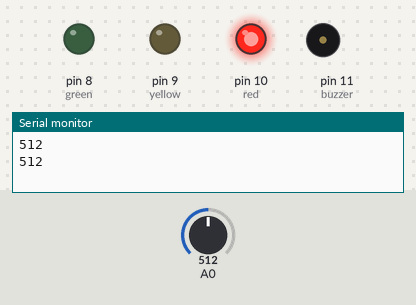
Bench run of a sketch on a simulated Arduino Uno, built with avr-gcc and run on an emulated ATmega328P. On the bench: output pins drawn as LEDs (lit = HIGH), buzzer (waves = sounding), the last lines printed to the serial monitor. Inputs (shaded band) come from the test bench; at power-on: A0 = 512.

Above: at 3.3 s.
3.4 s: A0 set to 411
6.9 s: A0 set to 389
At 8.7 s:
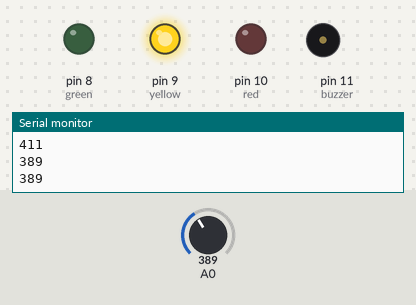
10.2 s: A0 set to 127
13.5 s: A0 set to 108
At 15.0 s:
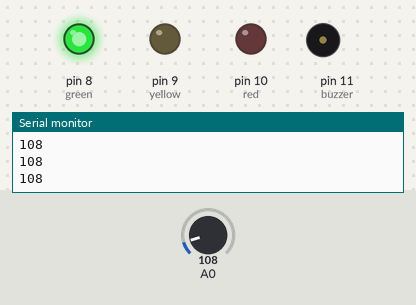
16.8 s: A0 set to 122
At 17.4 s:
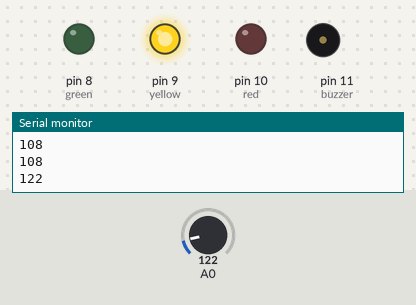
20.1 s: A0 set to 0
At 21.1 s:
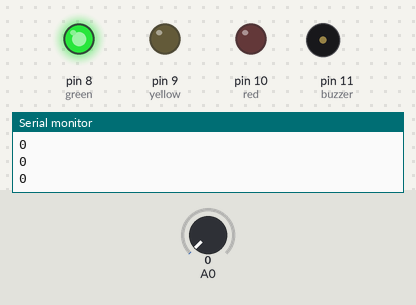
Timing chart, 0 to 23.1 s (numbered marks = the images above; inputs shaded):
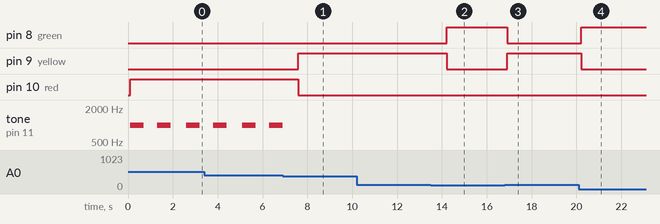

The sketch:

Alcohol_sensor.ino
```cpp
  int red = 10; //Set red LED to pin 10
  int yellow = 9; //Set yellow LED to pin 9
  int green = 8; //Set green LED to pin 8
  int buzzer = 11; //Set buzzer to pin 11
void setup()
{
  Serial.begin(9600); //Set serial baud rate to 9600 bps
  pinMode (red, OUTPUT); //Set red LED to output mode so we can control it
  pinMode (yellow, OUTPUT); //Set yellow LED to output mode so we can control it
  pinMode (green, OUTPUT); //Set green LED to output mode so we can control it
  pinMode (buzzer, OUTPUT); //Set buzzer to output mode so we can control it
}
void loop()
{
int val; //Creates "val" value for the alcohol sensor
val=analogRead(0);//Read Gas value from analog 0
Serial.println(val,DEC);//Print the value to serial port
delay(100);//Device reads value from the alcohol sensor every 100 milliseconds
if (val < 120) { //if value from the alcohol sensor is lower than 120 (no alcohol in blood), the green LED turns on
  digitalWrite(green, HIGH);
  digitalWrite(yellow, LOW);
  digitalWrite(red, LOW);
  noTone(buzzer);
}
else if (val >= 120 and val <= 400){//if the value from the alcohol sensor is higher than or equal to 120 and lower than or equal to 400 (some alcohol in blood), the yellow LED turns on and it stays on for 1000 milliseconds
  digitalWrite(yellow, HIGH);
  digitalWrite(green, LOW);
  digitalWrite(red, LOW);
  noTone(buzzer);
  delay(1000);
}
else if (val > 400){//if the value from the alcohol sensor is higher than 400 (a lot of alcohol in blood), the red LED turns on and buzzer starts to play a tone
  digitalWrite(red, HIGH);
  digitalWrite(yellow, LOW);
  digitalWrite(green, LOW);
  tone(buzzer, 1000);
  delay(600);
  noTone(buzzer);
  delay(600);
  tone(buzzer, 1000);
  delay(600);
  noTone(buzzer);
  delay(600);
}
}
```

Measured:
- the behaviour switches between 401 and 400 on A0 (found by bisection; images 0 and 1)
- the behaviour switches between 120 and 119 on A0 (found by bisection; images 1 and 2)
- after the input at 6.9 s, pin 9 (yellow): LOW → HIGH after 0.70 s; pin 10 (red): HIGH → LOW after 0.70 s; tone on pin 11 (buzzer): goes on until 6.9 s, then stays silent
- after the input at 13.5 s, pin 8 (green): LOW → HIGH after 0.70 s; pin 9 (yellow): HIGH → LOW after 0.70 s
- after the input at 16.8 s, pin 8 (green): HIGH → LOW after 0.11 s; pin 9 (yellow): LOW → HIGH after 0.11 s
- after the input at 20.1 s, pin 8 (green): LOW → HIGH after 0.11 s; pin 9 (yellow): HIGH → LOW after 0.11 s
- by itself, tone on pin 11 (buzzer): alternates 1000 Hz for 0.60 s and silent for 0.65 s
